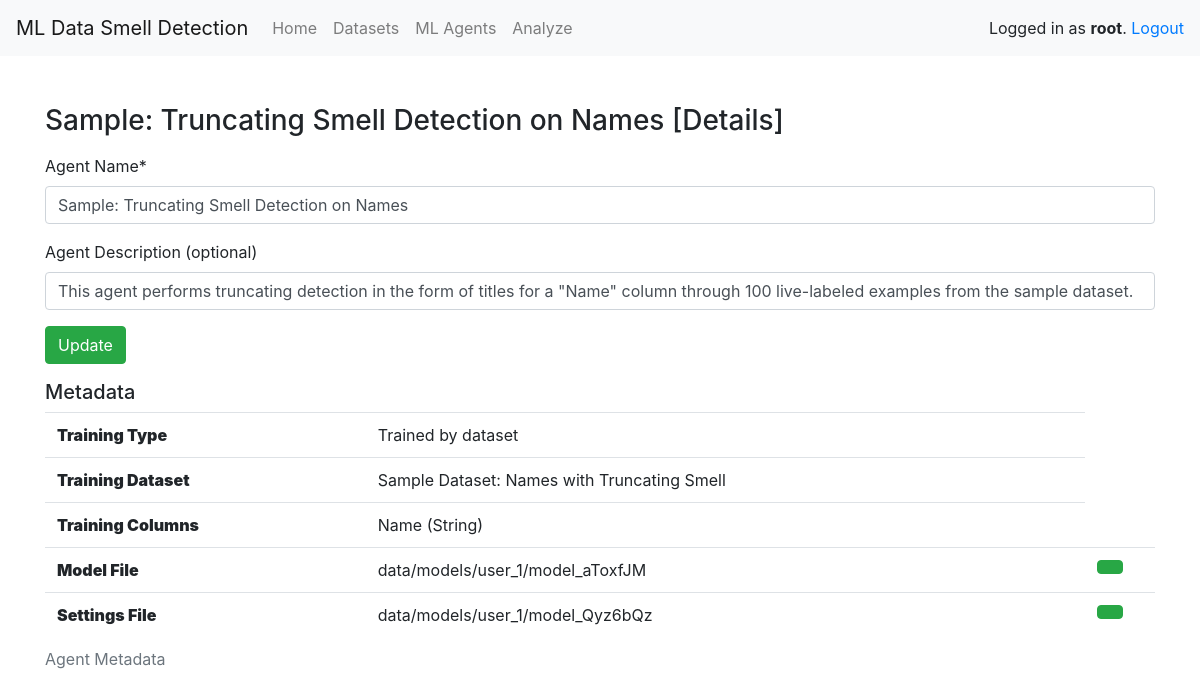
The page /agents/6 (signed in) on the database its author committed.
### main/models.py (models this page shows, shortened)
class Agent(models.Model):
    name = models.CharField(max_length=255)
    description = models.TextField(null=True)
    agent_type = models.ForeignKey(AgentType, unique=False, on_delete=models.RESTRICT, null=True)
    user = models.ForeignKey(User, unique=False, on_delete=models.CASCADE, null=True)
    dataset = models.ForeignKey(Dataset, unique=False, on_delete=models.RESTRICT, null=True)
    external_set_key = models.CharField(max_length=255, null=True)
    external_prepared = models.BooleanField(null=True, default=False)
    iterations = models.IntegerField(default=0)
    model = models.FileField(upload_to=user_model_directory_path, null=True)
    settings = models.FileField(upload_to=user_model_directory_path, null=True)

class Dataset(models.Model):
    name = models.CharField(max_length=255)
    description = models.TextField(null=True)
    upload = models.FileField(upload_to=user_directory_path)
    col_length = models.IntegerField(null=True)
    row_length = models.IntegerField(null=True)
    user = models.ForeignKey(User, unique=False, on_delete=models.CASCADE, null=True)

### main/views_agents.py (the view)
# urls.py: path('agents/<int:id>', views_agents.edit_agent, name='edit_agent'),
def edit_agent(request, id=1):
    if not request.user.is_authenticated:
        return redirect('/user/login')
    agent = safe_get(Agent, id=id)
    if not agent:
        messages.add_message(request, messages.ERROR, "Could not find agent.")
        return redirect('/agents')
    if not agent.user == request.user:
        messages.add_message(request, messages.ERROR, StringUtility.ERR_UNAUTHORIZED("agent"))
        return redirect('/agents')
    if request.method != "POST":
        form = EditAgentForm(instance=agent)
        columns = AgentColumn.objects.filter(agent=agent)
        cols = ", ".join([x.name + " (" + x.dtype + ")" for x in columns])
        return render(request, 'main/editagent.html', {"username": request.user.username, "agent": agent,
                        "form": form, "columns": cols})
    form = EditAgentForm(request.POST, instance=agent)
    if form.is_valid:
        form.save()
        return redirect('/agents')

### main/forms.py
class EditAgentForm(forms.ModelForm):
    name = forms.CharField(label="Agent Name")
    description = forms.CharField(label="Agent Description (optional)", required=False)
    class Meta:
        model = Agent
        fields = ["name", "description"]

### main/utility/DatabaseUtility.py (called while the page is built)
def safe_get(model, *args, **kwargs):
    try:
        return model.objects.get(*args, **kwargs)
    except model.DoesNotExist:
        return None

### main/templates/main/editagent.html (shortened to what this page needs)
{% extends "main/baseloggedin.html" %}
{% load crispy_forms_tags %}
{% block content %}
<div class="container pt-5">
    <h3 class="mb-3">{{agent.name}} [Details]</h3>
    <form method="POST" action="/agents/{{agent.id}}">
        {{ form|crispy }}
        <button type="submit" class="btn btn-success">Update</button>
    </form>
    <h5>Metadata</h5>
    <table class="table">
        <caption>Agent Metadata</caption>
        <tr>
            <th scope="row"><strong>Training Type</th>
            {% if agent.settings %} <td> Trained by dataset </td>
            {% elif agent.external_prepared %} <td> External Training File </td>
            {% else %} <td> Agent not trained yet </td>
            {% endif %}
        </tr>
        {% if agent.dataset %}
        <tr>
            <th scope="row"><strong>Training Dataset</strong></th>
            <td> {{agent.dataset.name}} </td>
        </tr>
        <tr>
            <th scope="row"><strong>Training Columns</strong></th>
            <td> {{ columns }}</td>
        </tr>
        {% endif %}
        {% if agent.model %}
        <tr>
            <th scope="row"><strong>Model File</strong></th>
            <td> {{ agent.model.name }}</td>
            <td style="width: 70px;"><a href="/download_model/{{agent.id}}"><button class="btn btn-success"></button></a></td>
        </tr>
        {% endif %}
        {% if agent.settings %}
        <tr>
            <th scope="row"><strong>Settings File</strong></th>
            <td> {{agent.settings.name}} </td>
            <td style="width: 70px;"><a href="/download_settings/{{agent.id}}"><button class="btn btn-success"></button></a></td>
        </tr>
        {% endif %}
    </table>
</div>
{% endblock %}

### main/templates/main/baseloggedin.html (shortened to what this page needs)
{% load crispy_forms_tags %}
<html lang="en">
<head>
    <link rel="stylesheet" href="https://cdn.jsdelivr.net/npm/bootstrap@4.6.0/dist/css/bootstrap.min.css"
>
    <link href="https://cdnjs.cloudflare.com/ajax/libs/open-iconic/1.1.1/font/css/open-iconic-bootstrap.min.css"
        rel="stylesheet">
</head>
<body>
    <nav class="navbar navbar-expand-lg navbar-light bg-light">
        <span class="navbar-brand">ML Data Smell Detection</span>
        <div class="collapse navbar-collapse" id="navbarNavAltMarkup">
            <div class="navbar-nav">
                <a class="nav-item nav-link" href="/">Home</a>
                <a class="nav-item nav-link" href="/datasets">Datasets</a>
                <a class="nav-item nav-link" href="/agents">ML Agents</a>
                <a class="nav-item nav-link" href="/analyze">Analyze</a>
            </div>
        </div>
        <ul class="navbar-nav ml-auto">
            <li>Logged in as <strong>{{ username }}</strong>. <a href="/user/logout">Logout</a></li>
        </ul>
    </nav>
    {% block content %}{% endblock %}
</body>
</html>

### rows shown on the page
Agent: name "Sample: Truncating Smell Detection on Names", description "This agent performs truncating detection in the form of titles for a \"Name\" column through 100 live-labeled examples from the sample dataset.", dataset.name "Sample Dataset: Names with Truncating Smell", model.name "data/models/user_1/model_aToxfJM", settings.name "data/models/user_1/model_Qyz6bQz"

### other values the page prints
{{ username }} "root"
{{ columns }} "Name (String)"
